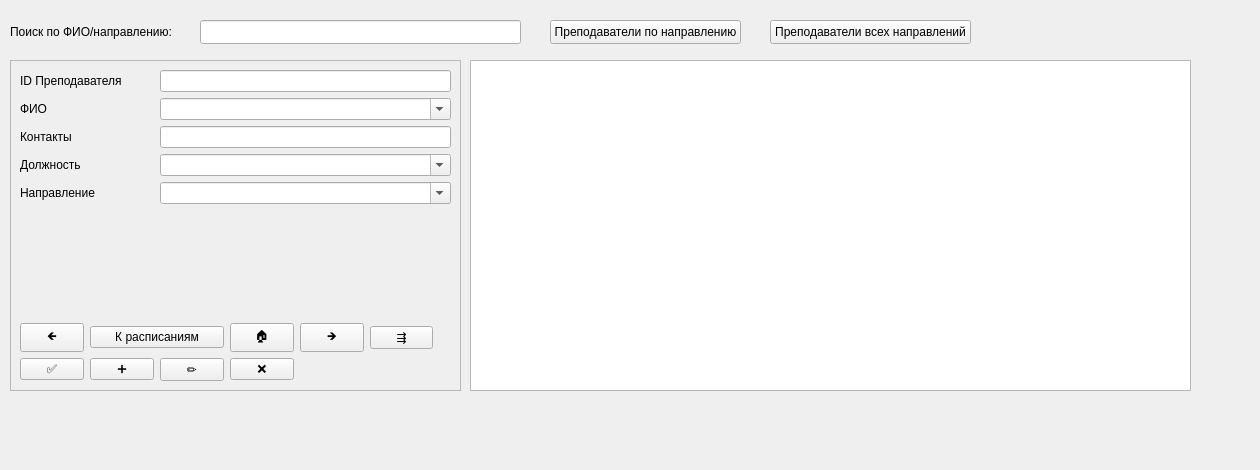
<?xml version="1.0" encoding="UTF-8"?>
<ui version="4.0">
 <class>Teachers</class>
 <widget class="QWidget" name="Teachers">
  <property name="geometry">
   <rect>
    <x>0</x>
    <y>0</y>
    <width>1260</width>
    <height>470</height>
   </rect>
  </property>
  <property name="windowTitle">
   <string>Преподаватели</string>
  </property>
  <widget class="QFrame" name="frame">
   <property name="geometry">
    <rect>
     <x>10</x>
     <y>60</y>
     <width>451</width>
     <height>331</height>
    </rect>
   </property>
   <property name="sizePolicy">
    <sizepolicy hsizetype="Minimum" vsizetype="Preferred">
     <horstretch>0</horstretch>
     <verstretch>0</verstretch>
    </sizepolicy>
   </property>
   <property name="frameShape">
    <enum>QFrame::Shape::StyledPanel</enum>
   </property>
   <property name="frameShadow">
    <enum>QFrame::Shadow::Plain</enum>
   </property>
   <layout class="QGridLayout" name="gridLayout_2">
    <item row="5" column="4">
     <spacer name="verticalSpacer_3">
      <property name="orientation">
       <enum>Qt::Orientation::Vertical</enum>
      </property>
      <property name="sizeHint" stdset="0">
       <size>
        <width>20</width>
        <height>18</height>
       </size>
      </property>
     </spacer>
    </item>
    <item row="0" column="2" colspan="7">
     <widget class="QLineEdit" name="le_id_te"/>
    </item>
    <item row="2" column="2" colspan="7">
     <widget class="QLineEdit" name="le_contacts_te"/>
    </item>
    <item row="1" column="0" colspan="2">
     <widget class="QLabel" name="lb_fio_te">
      <property name="text">
       <string>ФИО</string>
      </property>
     </widget>
    </item>
    <item row="6" column="4">
     <widget class="QPushButton" name="btnNext">
      <property name="text">
       <string>🡺</string>
      </property>
     </widget>
    </item>
    <item row="6" column="0">
     <widget class="QPushButton" name="btnPrevious">
      <property name="text">
       <string>🡸</string>
      </property>
     </widget>
    </item>
    <item row="7" column="0">
     <widget class="QPushButton" name="btnSave">
      <property name="text">
       <string>✅</string>
      </property>
     </widget>
    </item>
    <item row="4" column="2" colspan="7">
     <widget class="QComboBox" name="cb_id_faculty">
      <property name="editable">
       <bool>true</bool>
      </property>
     </widget>
    </item>
    <item row="1" column="2" colspan="7">
     <widget class="QComboBox" name="cb_fio_te">
      <property name="editable">
       <bool>true</bool>
      </property>
     </widget>
    </item>
    <item row="0" column="0" colspan="2">
     <widget class="QLabel" name="lb_id_te">
      <property name="text">
       <string>ID Преподавателя</string>
      </property>
     </widget>
    </item>
    <item row="4" column="0" colspan="2">
     <widget class="QLabel" name="lb_faculty">
      <property name="text">
       <string>Направление</string>
      </property>
     </widget>
    </item>
    <item row="2" column="0" colspan="2">
     <widget class="QLabel" name="lb_contacts_te">
      <property name="text">
       <string>Контакты</string>
      </property>
     </widget>
    </item>
    <item row="3" column="2" colspan="7">
     <widget class="QComboBox" name="cb_post">
      <property name="editable">
       <bool>true</bool>
      </property>
     </widget>
    </item>
    <item row="3" column="0">
     <widget class="QLabel" name="lb_post">
      <property name="text">
       <string>Должность</string>
      </property>
     </widget>
    </item>
    <item row="7" column="1">
     <widget class="QPushButton" name="btnAddNew">
      <property name="text">
       <string>➕</string>
      </property>
     </widget>
    </item>
    <item row="7" column="2">
     <widget class="QPushButton" name="btnEditRow">
      <property name="text">
       <string>✏️</string>
      </property>
     </widget>
    </item>
    <item row="7" column="3">
     <widget class="QPushButton" name="btnDelete">
      <property name="text">
       <string>❌</string>
      </property>
     </widget>
    </item>
    <item row="6" column="5">
     <widget class="QPushButton" name="btnLast">
      <property name="text">
       <string>⇶</string>
      </property>
     </widget>
    </item>
    <item row="6" column="1" colspan="2">
     <widget class="QPushButton" name="btn_to_schedules">
      <property name="text">
       <string>К расписаниям</string>
      </property>
     </widget>
    </item>
    <item row="6" column="3">
     <widget class="QPushButton" name="btnHome">
      <property name="text">
       <string>🏠</string>
      </property>
     </widget>
    </item>
   </layout>
  </widget>
  <widget class="QLabel" name="lb_search_te">
   <property name="geometry">
    <rect>
     <x>10</x>
     <y>20</y>
     <width>181</width>
     <height>24</height>
    </rect>
   </property>
   <property name="text">
    <string>Поиск по ФИО/направлению:</string>
   </property>
  </widget>
  <widget class="QLineEdit" name="le_search_te">
   <property name="geometry">
    <rect>
     <x>200</x>
     <y>20</y>
     <width>321</width>
     <height>24</height>
    </rect>
   </property>
  </widget>
  <widget class="QPushButton" name="btnTeach_by_Fac">
   <property name="geometry">
    <rect>
     <x>550</x>
     <y>20</y>
     <width>191</width>
     <height>24</height>
    </rect>
   </property>
   <property name="text">
    <string>Преподаватели по направлению</string>
   </property>
  </widget>
  <widget class="QTableWidget" name="twData_te">
   <property name="geometry">
    <rect>
     <x>470</x>
     <y>60</y>
     <width>721</width>
     <height>331</height>
    </rect>
   </property>
   <property name="sizePolicy">
    <sizepolicy hsizetype="Expanding" vsizetype="Expanding">
     <horstretch>0</horstretch>
     <verstretch>0</verstretch>
    </sizepolicy>
   </property>
   <property name="editTriggers">
    <set>QAbstractItemView::EditTrigger::NoEditTriggers</set>
   </property>
   <property name="selectionMode">
    <enum>QAbstractItemView::SelectionMode::SingleSelection</enum>
   </property>
   <property name="selectionBehavior">
    <enum>QAbstractItemView::SelectionBehavior::SelectRows</enum>
   </property>
   <property name="verticalScrollMode">
    <enum>QAbstractItemView::ScrollMode::ScrollPerPixel</enum>
   </property>
   <property name="horizontalScrollMode">
    <enum>QAbstractItemView::ScrollMode::ScrollPerPixel</enum>
   </property>
   <attribute name="horizontalHeaderStretchLastSection">
    <bool>true</bool>
   </attribute>
  </widget>
  <widget class="QPushButton" name="btn_All_Teach_by_All_Facs">
   <property name="geometry">
    <rect>
     <x>770</x>
     <y>20</y>
     <width>201</width>
     <height>24</height>
    </rect>
   </property>
   <property name="text">
    <string>Преподаватели всех направлений</string>
   </property>
  </widget>
 </widget>
 <resources/>
 <connections/>
</ui>
